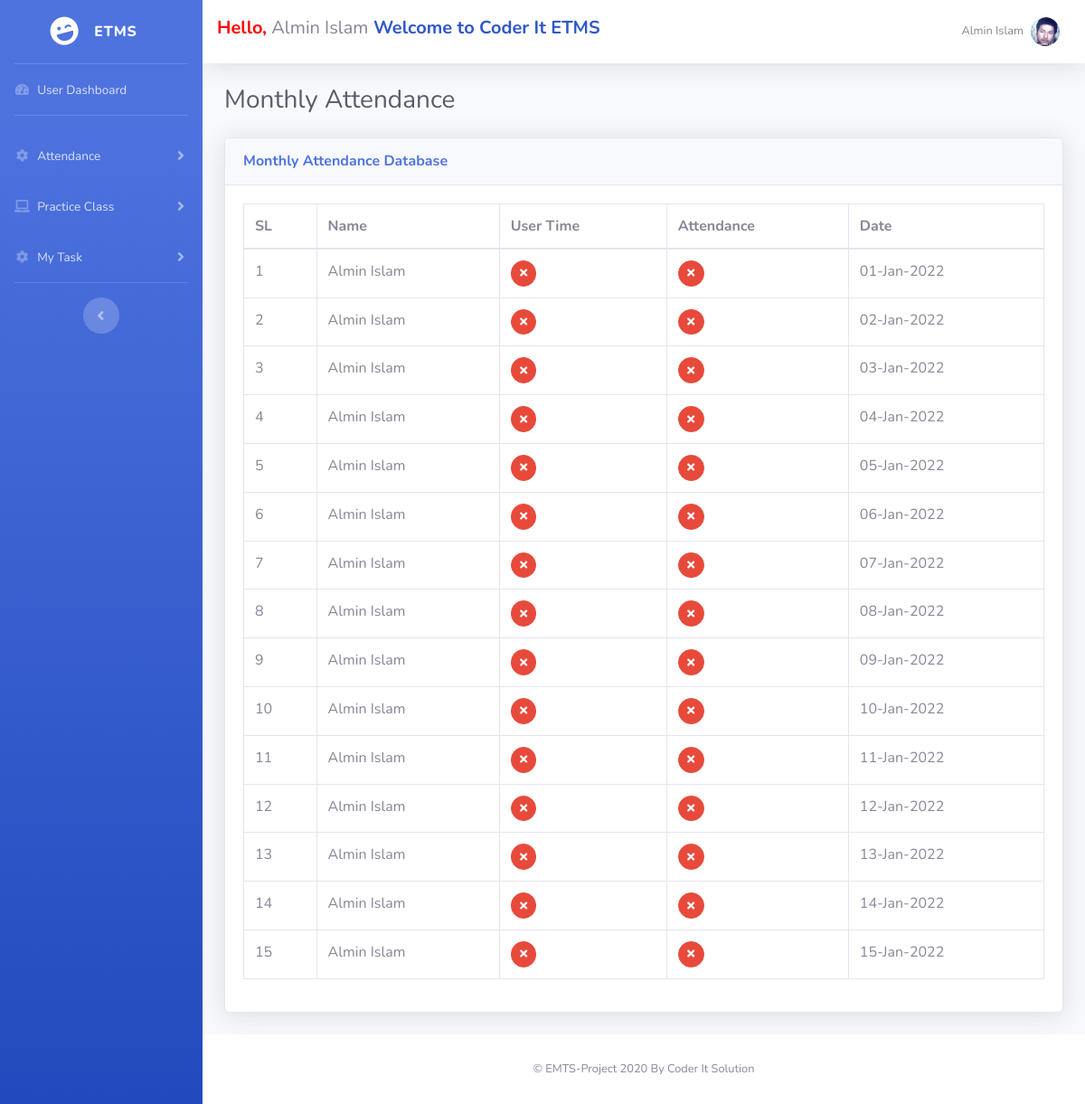
Screenshot of /allAttendance.php (signed in) with the database file from the repository.
### tables this page shows
CREATE TABLE `em_user` (
  `u_id` int(255) NOT NULL,
  `first_name` varchar(255) NOT NULL,
  `last_name` varchar(255) NOT NULL,
  `email` varchar(255) NOT NULL,
  `mobile` varchar(255) NOT NULL,
  `birthday` varchar(255) NOT NULL,
  `blood_group` varchar(255) NOT NULL,
  `father_name` varchar(255) NOT NULL,
  `mother_name` varchar(255) NOT NULL,
  `parents_number` varchar(255) NOT NULL,
  `education` varchar(255) NOT NULL,
  `address` text NOT NULL,
  `password` varchar(255) NOT NULL,
  `register_time` datetime NOT NULL,
  `email_verify` varchar(100) NOT NULL,
  `email_verify_code` varchar(255) NOT NULL,
  `mobile_verify` varchar(100) NOT NULL DEFAULT '0',
  `mobile_verify_code` int(255) NOT NULL,
  `photo` varchar(255) NOT NULL,
  `reset_code` int(11) DEFAULT NULL
);

### function.php (called while the page is built, shortened)
<?php
	require_once("config.php");
	function em_user($id,$col){
	 	global $pdo;
		$stm=$pdo->prepare("SELECT $col FROM em_user WHERE u_id=?");
		$stm->execute(array($id));
	 	$result=$stm->fetchAll(PDO::FETCH_ASSOC);
	 	return $result[0]["$col"];
	}
	function checkAttendance($user_id,$checkDate){
		global $pdo;
		$stm=$pdo->prepare("SELECT * FROM em_attendance WHERE em_id=? AND DATE(user_time)=?");
		$stm->execute(array($user_id,$checkDate));
	 	return $result = $stm->rowCount();
	}
 ?>

### allAttendance.php (the view)
<?php   require_once('header.php');
	$user_id = $_SESSION['em_user'][0]['u_id'];
 ?>
    <h1 class="h3 mb-4 text-gray-800">Monthly Attendance</h1>
                    <div class="card shadow mb-4">
                        <div class="card-header py-3">
                            <h6 class="m-0 font-weight-bold text-primary">Monthly Attendance Database</h6>
                        </div>
                        <div class="card-body">
                            <div class="table-responsive">
                                <table class="table table-bordered" id="dataTable" width="100%" cellspacing="0">
                                    <thead>
                                        <tr>
                                            <th>SL</th>
                                            <th>Name</th>
                                            <th>User Time</th>
                                            <th>Attendance</th>
 											<th>Date</th>
                                        </tr>
                                    </thead>
                                    <tbody>
                                    	<?php
                                    		$start_date = 1;
                                    		$end_date = date('d');
                                    		for ($i=$start_date; $i<=$end_date ; $i++) {
                                    			$check_date=date('Y-m-').$i;
                                    		 	if(checkAttendance($user_id,$check_date) == 1):
                                    		 	?>
                                    		 		<tr>
			                                            <td><?php echo $i;?></td>
			                                            <td><?php
			                                            echo em_user($user_id,'first_name')." ".em_user($user_id,'last_name');?>
			                                            </td>
			                                            <td><?php
			                                            $user_time = checkAttInfo($user_id,$check_date,'user_time');
			                                            echo date('h:i:A',strtotime($user_time)); ?></td>
			                                            <td><?php
			                                            $attendance = checkAttInfo($user_id,$check_date,'attendance');
		                                            	if($attendance == 1){
		                                            		echo '<span class="btn btn-success btn-circle btn-sm"><i class="fas fa-check"></i><span>';
		                                            	}else{
		                                            		echo '<span class="btn btn-danger btn-circle btn-sm"><i class="fas fa-times"></i><span>';
		                                            	}
                                             			?></td>
                                           				<td><?php echo date('d-M-Y',strtotime($check_date)); ?></td>
                                       				 </tr>
                                        	<?php else : ?>
                                        		<tr>
			                                          <td><?php echo $i; ?></td>
			                                          <td><?php
			                                            echo em_user($user_id,'first_name')." ".em_user($user_id,'last_name');?>
			                                          </td>
			                                          <td><?php echo '<span class="btn btn-danger btn-circle btn-sm"><i class="fas fa-times"></i><span>'?></td>
			                                          <td><?php echo '<span class="btn btn-danger btn-circle btn-sm"><i class="fas fa-times"></i><span>' ?></td>
			                                         <td><?php echo date('d-M-Y',strtotime($check_date)); ?></td>
                                       			</tr>
                                        	<?php endif;
                                    		 	}
                                    	 ?>
                                    </tbody>
                                </table>
                            </div>
                        </div>
                    </div>
<?php   require_once('footer.php'); ?>

### header.php (shortened to what this page needs)
<?php
	require_once('config.php');
	require_once('function.php');
    $user_id = $_SESSION['em_user'][0]['u_id'];
 ?>
<!DOCTYPE html>
<html lang="en">
<head>
    <link rel="stylesheet" href="admin/assets/bundles/summernote/summernote-bs4.css">
    <link href="assets/vendor/datatables/dataTables.bootstrap4.min.css" rel="stylesheet">
    <link href="assets/vendor/fontawesome-free/css/all.min.css" rel="stylesheet" type="text/css">
    <link href="assets/css/sb-admin-2.min.css" rel="stylesheet">
    <link href="https://cdnjs.cloudflare.com/ajax/libs/jquery-ui-timepicker-addon/1.6.3/jquery-ui-timepicker-addon.min.css" rel="stylesheet">
    <link rel="stylesheet" href="//code.jquery.com/ui/1.12.1/themes/base/jquery-ui.css">
   <link href="assets/css/user.css" rel="stylesheet">
</head>
<body id="page-top">
    <div id="wrapper">
        <ul class="navbar-nav bg-gradient-primary sidebar sidebar-dark accordion" id="accordionSidebar">
            <a class="sidebar-brand d-flex align-items-center justify-content-center" href="index.php">
                <div class="sidebar-brand-icon rotate-n-15">
                    <i class="fas fa-laugh-wink"></i>
                </div>
                <div class="sidebar-brand-text mx-3">ETMS</div>
            </a>
            <hr class="sidebar-divider my-0">
            <li class="nav-item">
                <a class="nav-link" href="index.php">
                    <i class="fas fa-fw fa-tachometer-alt"></i>
                    <span>User Dashboard</span></a>
            </li>
            <hr class="sidebar-divider">
            <li class="nav-item">
                <a class="nav-link collapsed" href="#" data-toggle="collapse" data-target="#collapseTwo"
                    aria-expanded="true" aria-controls="collapseTwo">
                    <i class="fas fa-fw fa-cog"></i>
                    <span>Attendance</span>
                </a>
            </li>
            <li class="nav-item">
                <a class="nav-link collapsed" href="#" data-toggle="collapse" data-target="#collapseFour"
                    aria-expanded="true" aria-controls="collapseFour">
                    <i class="fas fa-fw fa-laptop"></i>
                    <span>Practice Class</span>
                </a>
            </li>
            <li class="nav-item">
                <a class="nav-link collapsed" href="#" data-toggle="collapse" data-target="#collapseThree"
                    aria-expanded="true" aria-controls="collapseThree">
                    <i class="fas fa-fw fa-cog"></i>
                    <span>My Task</span>
                </a>
            </li>
            <hr class="sidebar-divider d-none d-md-block">
            <div class="text-center d-none d-md-inline">
                <button class="rounded-circle border-0" id="sidebarToggle"></button>
            </div>
        </ul>
        <div id="content-wrapper" class="d-flex flex-column">
            <div id="content">
                <nav class="navbar navbar-expand navbar-light bg-white topbar mb-4 static-top shadow">
                    <h5><b style="color:red">Hello,</b> <?php echo em_user($user_id,'first_name')." ".em_user($user_id,'last_name'); ?><b style="color:#3057C9"> Welcome to Coder It ETMS</b> </h5>
                    <ul class="navbar-nav ml-auto">
                        <li class="nav-item dropdown no-arrow">
                            <a class="nav-link dropdown-toggle" href="#" id="userDropdown" role="button"
                                data-toggle="dropdown" aria-haspopup="true" aria-expanded="false">
                                <span class="mr-2 d-none d-lg-inline text-gray-600 small">
                                	<?php
                               			echo em_user($_SESSION['em_user'][0]['u_id'],'first_name')." ".em_user($_SESSION['em_user'][0]['u_id'],'last_name');
                                	 ?>
                            	</span>
                                <img class="img-profile rounded-circle"
                                    src="
                                    <?php
                                    	$photo= em_user($_SESSION['em_user'][0]['u_id'],'photo');
                                    	if($photo == null){
                                    		echo "assets/img/undraw_profile.svg";
                                    	}else{
                                    		echo "profilephotos/".$photo;
                                    	}
                                     ?>
                                    ">
                            </a>
                        </li>
                    </ul>
                </nav>
                <div class="container-fluid">

### rows the page displays
em_user: first_name "Almin", last_name "Islam", photo (picture)
